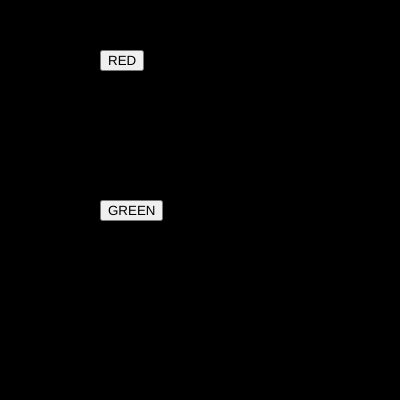
Frame 1 (no input)
Frame 60 (no input): identical to frame 1, image omitted
Frame 120 (the mouse pressed at the canvas centre since frame 60): identical to frame 1, image omitted

The p5.js sketch that drew this single still picture (run headless with seeded random() and noise() and a simulated clock; from frame 60 on, the mouse is pressed at the canvas centre):

// p5.js sketch
// ── sketch.js
var btn_red;
var btn_green;

var r = 0;
var g = 0;
var b = 0;

function setup() {
    
createCanvas(400, 400);

btn_red = createButton("RED");
btn_red.position(100, 50);
btn_red.mousePressed(red_bg);

btn_green = createButton("GREEN");
btn_green.position(100, 200);
btn_green.mousePressed(green_bg);
}

function draw() {
    background(r,g,b);
}

function red_bg()
{
r = 255;
g = 0;
b = 0;

}

function green_bg()
{
r = 0;
g = 255;
b = 0;
}
